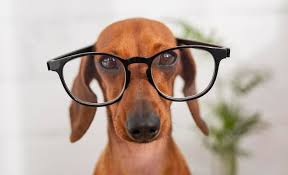
#> input picture Lekcja 40 - Przetwarzanie obrazów/Przetwarzanie_wizji/image.jpg, 288 x 175 px
$ python przetwarzanie.py
#> lines starting #> are read from the running program, lines starting #| are printed output that depends on the picture
import cv2
from PIL import Image
import numpy as np

# biblioteka opencv-python
def show_image(img):
    cv2.imshow("image", img)
    cv2.waitKey(0)
    cv2.destroyAllWindows()

def read_image_cv(path):
#> called with path = 'image.jpg'
    img = cv2.imread(path, cv2.IMREAD_COLOR)
#> img is the input picture: shape (175, 288, 3); mean B, G, R 160.9, 171.6, 189.7
    print(img)
#> (printed output is left out)
    print(img.shape)
#| (175, 288, 3)
    print(type(img))
#| <class 'numpy.ndarray'>
    show_image(img) # funckja napisana wyzej
    return img


def read_image_PIL(path):
    im = Image.open(path)
    try:
        print(im)
    except:
        print(type(im))
    im.show()
    return im


print("Biblioteka OpenCV") # obraz jako tablica kolorów
image = read_image_cv("image.jpg")

# # Biblioteka pillow
# print("Biblioteka Pillow") # obraz jako obiekt klasy PIL
# read_image_PIL("image.jpg")

# 1. Flip obrazka
# Flip obrazka do góry nogami - algorytm
def reverse_short(img):
    img_reverse = img[::-1]
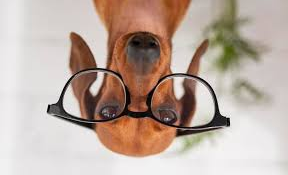
#> img_reverse: shape (175, 288, 3); mean B, G, R 160.9, 171.6, 189.7
    return img_reverse

show_image(reverse_short(image))

# Flip obrazka do góry nogami - wersja wbudowana
show_image(cv2.flip(image,0))


# 2. Skala szarości
def gray_scale(img):
    for row in range(img.shape[0]): # 175
        for column in range(img.shape[1]): # 288
            gray = int(sum(img[row][column])/3)  # R+G+B /3 = średnia
            img[row][column][0] = gray
            img[row][column][1] = gray
            img[row][column][2] = gray
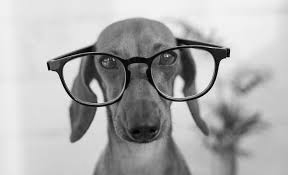
#> img: shape (175, 288, 3); min 0, max 252, mean 173.8
    return np.array(img)

show_image(gray_scale(image))

show_image(cv2.cvtColor(image, cv2.COLOR_BGR2GRAY))
